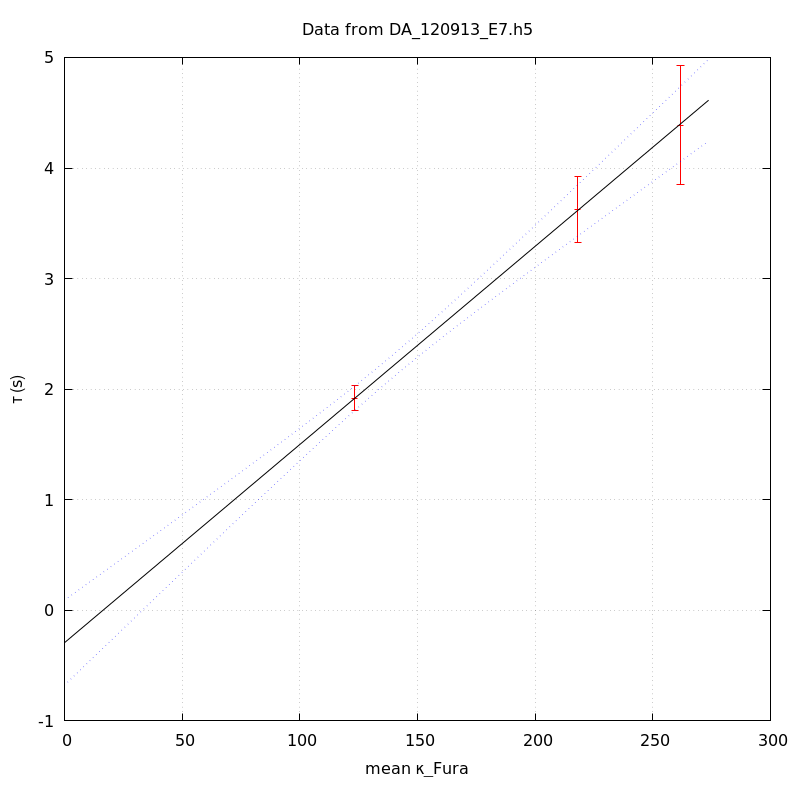

Write gnuplot code to recreate this figure.
unset key
set grid
set ylabel 'τ (s)'
set xlabel 'mean κ_Fura' noenhanced
set title 'Data from DA_120913_E7.h5' noenhanced
set xrange [-1000<*:*]
plot 'DA_120913_E7_aba_tau_vs_mean_kappa' index 0 using 1:2:(1.96*$3) linecolor rgb 'red' with yerrorbars,\
'' index 1 using 1:2 with lines linecolor rgb 'black',\
'' index 1 using 1:3 with lines linecolor rgb 'blue' lt 'dotted',\
'' index 1 using 1:4 with lines linecolor rgb 'blue' lt 'dotted'
